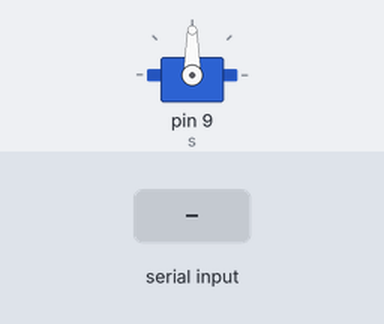
Simulated run of this sketch. Board: Arduino Uno, built with avr-gcc and run on an emulated ATmega328P. On the bench: servo. The inputs (shaded band) are chosen by the test bench.

Above: at 1.2 s.
1.3 s: "1\n" received over Serial
At 2.1 s:
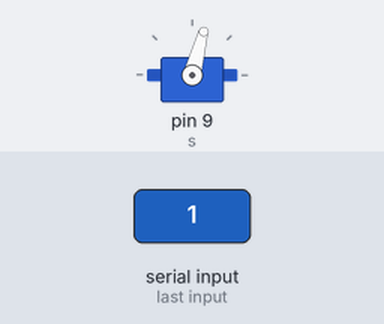
Timing chart, 0 to 5.8 s (numbered marks = the images above; inputs shaded):
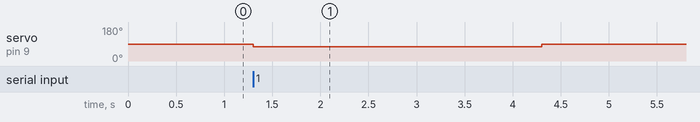

The sketch:

rooster.ino
```cpp
#include <Servo.h>

Servo s;

void mouth(bool en)
{
  if (en)
  {
    s.write(75);
  }
  else
  {
    s.write(90);
  }
}

void setup() {
  s.attach(9);
  Serial.begin(9600);
  mouth(false);
}

void loop() {
  mouth(false);
  while (Serial.available() > 0)
  {
    switch (Serial.parseInt())
    {
      case 1:
        mouth(true);
        delay(2000);
        break;

      default:
        mouth(false);
        break;
    }
  }
}
```

Measured:
- after the input at 1.3 s, servo on pin 9 (s): 90° → 75° at once, → 90° 3.0 s later
